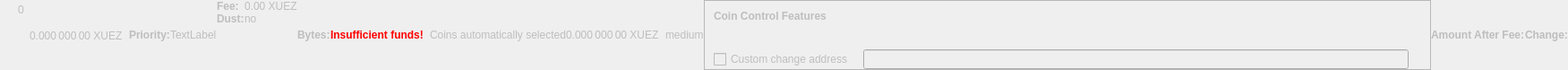
    <widget class="QWidget" name="dummyHideWidget" native="true">
     <property name="enabled">
      <bool>false</bool>
     </property>
     <property name="maximumSize">
      <size>
       <width>100</width>
       <height>22</height>
      </size>
     </property>
     <layout class="QHBoxLayout" name="dummyHideLayout">
      <property name="spacing">
       <number>0</number>
      </property>
      <property name="leftMargin">
       <number>0</number>
      </property>
      <property name="topMargin">
       <number>0</number>
      </property>
      <property name="rightMargin">
       <number>0</number>
      </property>
      <property name="bottomMargin">
       <number>0</number>
      </property>
      <item>
       <layout class="QFormLayout" name="formLayoutCoinControl1">
        <property name="horizontalSpacing">
         <number>10</number>
        </property>
        <property name="verticalSpacing">
         <number>14</number>
        </property>
        <property name="leftMargin">
         <number>10</number>
        </property>
        <property name="topMargin">
         <number>4</number>
        </property>
        <property name="rightMargin">
         <number>6</number>
        </property>
        <item row="0" column="1">
         <widget class="QLabel" name="labelCoinControlBytes">
          <property name="cursor">
           <cursorShape>IBeamCursor</cursorShape>
          </property>
          <property name="contextMenuPolicy">
           <enum>Qt::ActionsContextMenu</enum>
          </property>
          <property name="text">
           <string notr="true">0</string>
          </property>
          <property name="textInteractionFlags">
           <set>Qt::LinksAccessibleByMouse|Qt::TextSelectableByKeyboard|Qt::TextSelectableByMouse</set>
          </property>
         </widget>
        </item>
       </layout>
      </item>
      <item>
       <widget class="QLabel" name="labelCoinControlAfterFee">
        <property name="enabled">
         <bool>false</bool>
        </property>
        <property name="sizePolicy">
         <sizepolicy hsizetype="Fixed" vsizetype="Fixed">
          <horstretch>0</horstretch>
          <verstretch>0</verstretch>
         </sizepolicy>
        </property>
        <property name="minimumSize">
         <size>
          <width>111</width>
          <height>12</height>
         </size>
        </property>
        <property name="maximumSize">
         <size>
          <width>111</width>
          <height>12</height>
         </size>
        </property>
        <property name="cursor">
         <cursorShape>IBeamCursor</cursorShape>
        </property>
        <property name="contextMenuPolicy">
         <enum>Qt::ActionsContextMenu</enum>
        </property>
        <property name="text">
         <string notr="true">0.000 000 00 XUEZ</string>
        </property>
        <property name="textInteractionFlags">
         <set>Qt::LinksAccessibleByMouse|Qt::TextSelectableByKeyboard|Qt::TextSelectableByMouse</set>
        </property>
       </widget>
      </item>
      <item>
       <widget class="QLabel" name="labelCoinControlPriorityText">
        <property name="enabled">
         <bool>false</bool>
        </property>
        <property name="font">
         <font>
          <weight>75</weight>
          <bold>true</bold>
         </font>
        </property>
        <property name="text">
         <string>Priority:</string>
        </property>
       </widget>
      </item>
      <item>
       <layout class="QHBoxLayout" name="horizontalLayout">
        <item>
         <widget class="QLabel" name="WarningLabel">
          <property name="text">
           <string>TextLabel</string>
          </property>
         </widget>
        </item>
       </layout>
      </item>
      <item>
       <layout class="QFormLayout" name="formLayoutCoinControl3">
        <property name="horizontalSpacing">
         <number>0</number>
        </property>
        <property name="verticalSpacing">
         <number>0</number>
        </property>
        <property name="leftMargin">
         <number>0</number>
        </property>
        <property name="topMargin">
         <number>0</number>
        </property>
        <property name="rightMargin">
         <number>0</number>
        </property>
        <item row="0" column="0">
         <widget class="QLabel" name="labelCoinControlFeeText">
          <property name="enabled">
           <bool>false</bool>
          </property>
          <property name="font">
           <font>
            <weight>75</weight>
            <bold>true</bold>
           </font>
          </property>
          <property name="text">
           <string>Fee:</string>
          </property>
          <property name="margin">
           <number>0</number>
          </property>
         </widget>
        </item>
        <item row="0" column="1">
         <widget class="QLabel" name="labelCoinControlFee">
          <property name="enabled">
           <bool>false</bool>
          </property>
          <property name="cursor">
           <cursorShape>IBeamCursor</cursorShape>
          </property>
          <property name="contextMenuPolicy">
           <enum>Qt::ActionsContextMenu</enum>
          </property>
          <property name="text">
           <string notr="true">0.00 XUEZ</string>
          </property>
          <property name="textInteractionFlags">
           <set>Qt::LinksAccessibleByMouse|Qt::TextSelectableByKeyboard|Qt::TextSelectableByMouse</set>
          </property>
         </widget>
        </item>
        <item row="1" column="0">
         <widget class="QLabel" name="labelCoinControlLowOutputText">
          <property name="enabled">
           <bool>false</bool>
          </property>
          <property name="font">
           <font>
            <weight>75</weight>
            <bold>true</bold>
           </font>
          </property>
          <property name="text">
           <string>Dust:</string>
          </property>
         </widget>
        </item>
        <item row="1" column="1">
         <widget class="QLabel" name="labelCoinControlLowOutput">
          <property name="enabled">
           <bool>false</bool>
          </property>
          <property name="cursor">
           <cursorShape>IBeamCursor</cursorShape>
          </property>
          <property name="contextMenuPolicy">
           <enum>Qt::ActionsContextMenu</enum>
          </property>
          <property name="text">
           <string>no</string>
          </property>
          <property name="textInteractionFlags">
           <set>Qt::LinksAccessibleByMouse|Qt::TextSelectableByKeyboard|Qt::TextSelectableByMouse</set>
          </property>
         </widget>
        </item>
       </layout>
      </item>
      <item>
       <widget class="QLabel" name="labelCoinControlBytesText">
        <property name="enabled">
         <bool>false</bool>
        </property>
        <property name="font">
         <font>
          <weight>75</weight>
          <bold>true</bold>
         </font>
        </property>
        <property name="text">
         <string>Bytes:</string>
        </property>
       </widget>
      </item>
      <item>
       <layout class="QFormLayout" name="formLayoutCoinControl2">
        <property name="horizontalSpacing">
         <number>0</number>
        </property>
        <property name="verticalSpacing">
         <number>0</number>
        </property>
        <property name="leftMargin">
         <number>0</number>
        </property>
        <property name="topMargin">
         <number>0</number>
        </property>
        <property name="rightMargin">
         <number>0</number>
        </property>
       </layout>
      </item>
      <item>
       <layout class="QHBoxLayout" name="horizontalLayoutCoinControl2">
        <property name="spacing">
         <number>0</number>
        </property>
        <property name="bottomMargin">
         <number>0</number>
        </property>
       </layout>
      </item>
      <item>
       <widget class="QLabel" name="labelCoinControlInsuffFunds">
        <property name="enabled">
         <bool>false</bool>
        </property>
        <property name="minimumSize">
         <size>
          <width>0</width>
          <height>0</height>
         </size>
        </property>
        <property name="font">
         <font>
          <weight>75</weight>
          <bold>true</bold>
         </font>
        </property>
        <property name="styleSheet">
         <string notr="true">color:red;font-weight:bold;</string>
        </property>
        <property name="text">
         <string>Insufficient funds!</string>
        </property>
        <property name="margin">
         <number>5</number>
        </property>
       </widget>
      </item>
      <item>
       <layout class="QFormLayout" name="formLayoutCoinControl4">
        <property name="horizontalSpacing">
         <number>0</number>
        </property>
        <property name="verticalSpacing">
         <number>0</number>
        </property>
        <property name="leftMargin">
         <number>0</number>
        </property>
        <property name="topMargin">
         <number>0</number>
        </property>
        <property name="rightMargin">
         <number>0</number>
        </property>
       </layout>
      </item>
      <item>
       <widget class="QLabel" name="labelCoinControlChangeLabel">
        <property name="enabled">
         <bool>false</bool>
        </property>
        <property name="sizePolicy">
         <sizepolicy hsizetype="Preferred" vsizetype="Expanding">
          <horstretch>0</horstretch>
          <verstretch>0</verstretch>
         </sizepolicy>
        </property>
        <property name="minimumSize">
         <size>
          <width>0</width>
          <height>0</height>
         </size>
        </property>
        <property name="text">
         <string/>
        </property>
        <property name="margin">
         <number>3</number>
        </property>
       </widget>
      </item>
      <item>
       <widget class="QLabel" name="labelCoinControlAutomaticallySelected">
        <property name="enabled">
         <bool>false</bool>
        </property>
        <property name="sizePolicy">
         <sizepolicy hsizetype="Fixed" vsizetype="Fixed">
          <horstretch>0</horstretch>
          <verstretch>0</verstretch>
         </sizepolicy>
        </property>
        <property name="minimumSize">
         <size>
          <width>0</width>
          <height>0</height>
         </size>
        </property>
        <property name="maximumSize">
         <size>
          <width>240</width>
          <height>16777215</height>
         </size>
        </property>
        <property name="text">
         <string>Coins automatically selected</string>
        </property>
        <property name="margin">
         <number>5</number>
        </property>
       </widget>
      </item>
      <item>
       <widget class="QLabel" name="labelCoinControlChange">
        <property name="enabled">
         <bool>false</bool>
        </property>
        <property name="sizePolicy">
         <sizepolicy hsizetype="Fixed" vsizetype="Fixed">
          <horstretch>0</horstretch>
          <verstretch>0</verstretch>
         </sizepolicy>
        </property>
        <property name="minimumSize">
         <size>
          <width>111</width>
          <height>0</height>
         </size>
        </property>
        <property name="maximumSize">
         <size>
          <width>111</width>
          <height>16777215</height>
         </size>
        </property>
        <property name="cursor">
         <cursorShape>IBeamCursor</cursorShape>
        </property>
        <property name="contextMenuPolicy">
         <enum>Qt::ActionsContextMenu</enum>
        </property>
        <property name="text">
         <string notr="true">0.000 000 00 XUEZ</string>
        </property>
        <property name="textInteractionFlags">
         <set>Qt::LinksAccessibleByMouse|Qt::TextSelectableByKeyboard|Qt::TextSelectableByMouse</set>
        </property>
       </widget>
      </item>
      <item>
       <widget class="QLabel" name="labelCoinControlPriority">
        <property name="enabled">
         <bool>false</bool>
        </property>
        <property name="cursor">
         <cursorShape>IBeamCursor</cursorShape>
        </property>
        <property name="contextMenuPolicy">
         <enum>Qt::ActionsContextMenu</enum>
        </property>
        <property name="text">
         <string>medium</string>
        </property>
        <property name="textInteractionFlags">
         <set>Qt::LinksAccessibleByMouse|Qt::TextSelectableByKeyboard|Qt::TextSelectableByMouse</set>
        </property>
       </widget>
      </item>
      <item>
       <widget class="QFrame" name="frameCoinControl">
        <property name="sizePolicy">
         <sizepolicy hsizetype="Expanding" vsizetype="Expanding">
          <horstretch>0</horstretch>
          <verstretch>0</verstretch>
         </sizepolicy>
        </property>
        <property name="maximumSize">
         <size>
          <width>16777215</width>
          <height>16777215</height>
         </size>
        </property>
        <property name="frameShape">
         <enum>QFrame::StyledPanel</enum>
        </property>
        <property name="frameShadow">
         <enum>QFrame::Sunken</enum>
        </property>
        <layout class="QVBoxLayout" name="verticalLayoutCoinControl2_2">
         <property name="spacing">
          <number>0</number>
         </property>
         <property name="leftMargin">
          <number>0</number>
         </property>
         <property name="topMargin">
          <number>0</number>
         </property>
         <property name="rightMargin">
          <number>0</number>
         </property>
         <property name="bottomMargin">
          <number>0</number>
         </property>
         <item>
          <layout class="QVBoxLayout" name="verticalLayoutCoinControl" stretch="0,0,0,1">
           <property name="spacing">
            <number>0</number>
           </property>
           <property name="leftMargin">
            <number>10</number>
           </property>
           <property name="topMargin">
            <number>10</number>
           </property>
           <item>
            <layout class="QHBoxLayout" name="horizontalLayoutCoinControl1">
             <property name="bottomMargin">
              <number>15</number>
             </property>
             <item>
              <widget class="QLabel" name="labelCoinControlFeatures">
               <property name="enabled">
                <bool>false</bool>
               </property>
               <property name="sizePolicy">
                <sizepolicy hsizetype="Preferred" vsizetype="Maximum">
                 <horstretch>0</horstretch>
                 <verstretch>0</verstretch>
                </sizepolicy>
               </property>
               <property name="font">
                <font>
                 <weight>75</weight>
                 <bold>true</bold>
                </font>
               </property>
               <property name="styleSheet">
                <string notr="true">font-weight:bold;</string>
               </property>
               <property name="text">
                <string>Coin Control Features</string>
               </property>
              </widget>
             </item>
            </layout>
           </item>
           <item>
            <widget class="QWidget" name="widgetCoinControl" native="true">
             <property name="sizePolicy">
              <sizepolicy hsizetype="Preferred" vsizetype="Preferred">
               <horstretch>0</horstretch>
               <verstretch>0</verstretch>
              </sizepolicy>
             </property>
             <property name="minimumSize">
              <size>
               <width>0</width>
               <height>0</height>
              </size>
             </property>
             <property name="styleSheet">
              <string notr="true"/>
             </property>
             <layout class="QHBoxLayout" name="horizontalLayoutCoinControl5_2">
              <property name="leftMargin">
               <number>0</number>
              </property>
              <property name="topMargin">
               <number>0</number>
              </property>
              <property name="rightMargin">
               <number>0</number>
              </property>
              <property name="bottomMargin">
               <number>0</number>
              </property>
              <item>
               <layout class="QHBoxLayout" name="horizontalLayoutCoinControl3">
                <property name="spacing">
                 <number>20</number>
                </property>
                <property name="topMargin">
                 <number>0</number>
                </property>
                <property name="bottomMargin">
                 <number>10</number>
                </property>
               </layout>
              </item>
             </layout>
            </widget>
           </item>
           <item>
            <layout class="QHBoxLayout" name="horizontalLayoutCoinControl4" stretch="0,0,0">
             <property name="spacing">
              <number>12</number>
             </property>
             <property name="sizeConstraint">
              <enum>QLayout::SetDefaultConstraint</enum>
             </property>
             <property name="topMargin">
              <number>5</number>
             </property>
             <property name="rightMargin">
              <number>5</number>
             </property>
             <item>
              <widget class="QCheckBox" name="checkBoxCoinControlChange">
               <property name="enabled">
                <bool>false</bool>
               </property>
               <property name="toolTip">
                <string>If this is activated, but the change address is empty or invalid, change will be sent to a newly generated address.</string>
               </property>
               <property name="text">
                <string>Custom change address</string>
               </property>
              </widget>
             </item>
             <item>
              <widget class="QValidatedLineEdit" name="lineEditCoinControlChange">
               <property name="enabled">
                <bool>false</bool>
               </property>
               <property name="sizePolicy">
                <sizepolicy hsizetype="Expanding" vsizetype="Fixed">
                 <horstretch>0</horstretch>
                 <verstretch>0</verstretch>
                </sizepolicy>
               </property>
              </widget>
             </item>
             <item>
              <widget class="QLabel" name="labelCoinControlChangeLabel_2">
               <property name="sizePolicy">
                <sizepolicy hsizetype="Preferred" vsizetype="Expanding">
                 <horstretch>0</horstretch>
                 <verstretch>0</verstretch>
                </sizepolicy>
               </property>
               <property name="minimumSize">
                <size>
                 <width>0</width>
                 <height>0</height>
                </size>
               </property>
               <property name="text">
                <string/>
               </property>
               <property name="margin">
                <number>3</number>
               </property>
              </widget>
             </item>
            </layout>
           </item>
           <item>
            <spacer name="verticalSpacerCoinControl">
             <property name="orientation">
              <enum>Qt::Vertical</enum>
             </property>
             <property name="sizeHint" stdset="0">
              <size>
               <width>800</width>
               <height>1</height>
              </size>
             </property>
            </spacer>
           </item>
          </layout>
         </item>
        </layout>
       </widget>
      </item>
      <item>
       <widget class="QLabel" name="labelCoinControlAfterFeeText">
        <property name="enabled">
         <bool>false</bool>
        </property>
        <property name="minimumSize">
         <size>
          <width>0</width>
          <height>0</height>
         </size>
        </property>
        <property name="maximumSize">
         <size>
          <width>16777215</width>
          <height>16777215</height>
         </size>
        </property>
        <property name="font">
         <font>
          <weight>75</weight>
          <bold>true</bold>
         </font>
        </property>
        <property name="text">
         <string>Amount After Fee:</string>
        </property>
        <property name="alignment">
         <set>Qt::AlignLeading|Qt::AlignLeft|Qt::AlignVCenter</set>
        </property>
        <property name="margin">
         <number>0</number>
        </property>
       </widget>
      </item>
      <item>
       <widget class="QLabel" name="labelCoinControlChangeText">
        <property name="enabled">
         <bool>false</bool>
        </property>
        <property name="sizePolicy">
         <sizepolicy hsizetype="Preferred" vsizetype="Preferred">
          <horstretch>0</horstretch>
          <verstretch>0</verstretch>
         </sizepolicy>
        </property>
        <property name="minimumSize">
         <size>
          <width>0</width>
          <height>0</height>
         </size>
        </property>
        <property name="maximumSize">
         <size>
          <width>16777215</width>
          <height>16777215</height>
         </size>
        </property>
        <property name="font">
         <font>
          <weight>75</weight>
          <bold>true</bold>
         </font>
        </property>
        <property name="text">
         <string>Change:</string>
        </property>
        <property name="alignment">
         <set>Qt::AlignLeading|Qt::AlignLeft|Qt::AlignVCenter</set>
        </property>
       </widget>
      </item>
     </layout>
    </widget>
